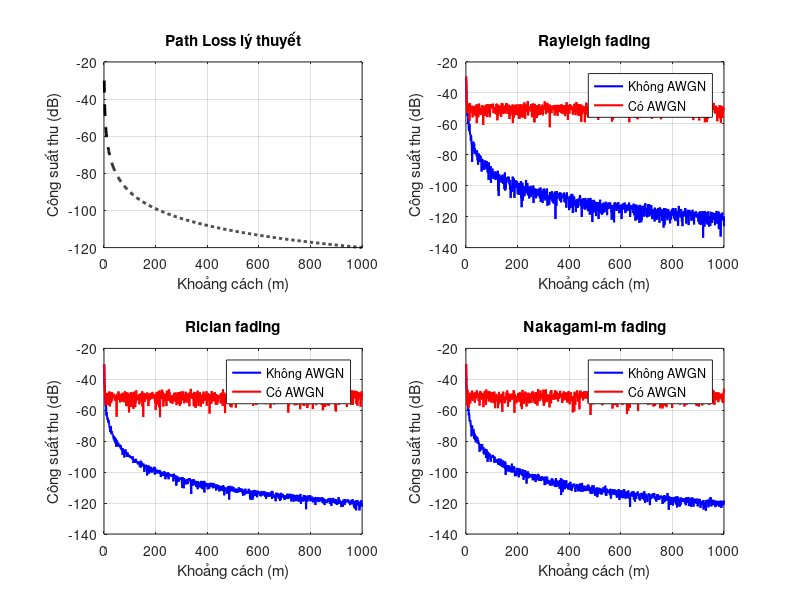

MATLAB code for this plot:
clc; close all; clear;

% Simple Path Loss Model
d = 1:1000; d0 = 1; PL_d0 = 30; n = 3;
PL = PL_d0 + 10*n*log10(d/d0);
Pt_dB = 0; Pr_dB = Pt_dB - PL; Pr = 10.^(Pr_dB/10);

N = length(d); SNRdB = 10;

%% Rayleigh fading
h_rayleigh = sqrt(0.5)*(randn(N,1)+1j*randn(N,1));
Rx_rayleigh_noAWGN = Pr(:).*h_rayleigh;
Rx_rayleigh = awgn(Rx_rayleigh_noAWGN,SNRdB,'measured');

%% Rician fading
K = 5; Omega = 1;
v = sqrt(Omega*K/(K+1)); 
s = sqrt(Omega/(2*(K+1)));
X = v + s*randn(N,1); Y = s*randn(N,1);
h_rician = X + 1j*Y;
Rx_rician_noAWGN = Pr(:).*h_rician;
Rx_rician = awgn(Rx_rician_noAWGN,SNRdB,'measured');

%% Nakagami-m fading
m = 2; omega = 1;
r2 = gamrnd(m,omega/m,[N,1]); phi = 2*pi*rand(N,1);
h_nakagami = sqrt(r2).*exp(1j*phi);
Rx_nakagami_noAWGN = Pr(:).*h_nakagami;
Rx_nakagami = awgn(Rx_nakagami_noAWGN,SNRdB,'measured');

%% Vẽ bằng subplot
figure;

subplot(2,2,1);
plot(d,Pr_dB,'k--','LineWidth',2);
xlabel('Khoảng cách (m)'); ylabel('Công suất thu (dB)');
title('Path Loss lý thuyết'); grid on;

subplot(2,2,2);
plot(d,10*log10(abs(Rx_rayleigh_noAWGN)),'b-','LineWidth',1.5); hold on;
plot(d,10*log10(abs(Rx_rayleigh)),'r-','LineWidth',1.5); hold off;
xlabel('Khoảng cách (m)'); ylabel('Công suất thu (dB)');
title('Rayleigh fading'); legend('Không AWGN','Có AWGN'); grid on;

subplot(2,2,3);
plot(d,10*log10(abs(Rx_rician_noAWGN)),'b-','LineWidth',1.5); hold on;
plot(d,10*log10(abs(Rx_rician)),'r-','LineWidth',1.5); hold off;
xlabel('Khoảng cách (m)'); ylabel('Công suất thu (dB)');
title('Rician fading'); legend('Không AWGN','Có AWGN'); grid on;

subplot(2,2,4);
plot(d,10*log10(abs(Rx_nakagami_noAWGN)),'b-','LineWidth',1.5); hold on;
plot(d,10*log10(abs(Rx_nakagami)),'r-','LineWidth',1.5); hold off;
xlabel('Khoảng cách (m)'); ylabel('Công suất thu (dB)');
title('Nakagami-m fading'); legend('Không AWGN','Có AWGN'); grid on;

set(gcf,'color','white');
